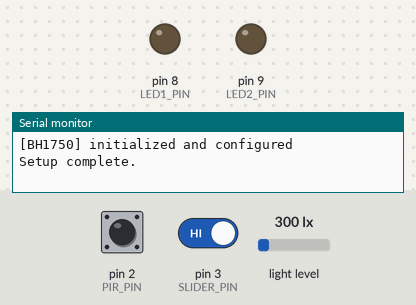
A sketch run on a simulated Arduino Uno, built with avr-gcc and run on an emulated ATmega328P. Shown: output pins drawn as LEDs (lit = HIGH), the last lines printed to the serial monitor. The inputs (shaded band) are chosen by the test bench; at power-on: pin 3 (SLIDER_PIN) HIGH, pin 2 (PIR_PIN) HIGH, light level 300 lx.

Above: at 1.2 s.
1.3 s: pin 3 (SLIDER_PIN) driven LOW
At 1.9 s:
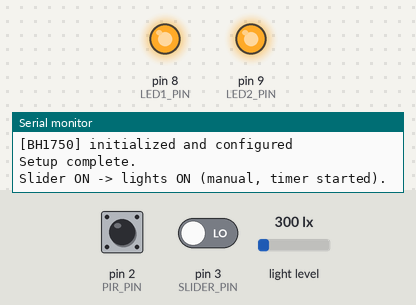
16.2 s: pin 3 (SLIDER_PIN) driven HIGH
31.1 s: pin 2 (PIR_PIN) pulsed LOW 2 times (0.12 s each, 0.3 s apart)
46.0 s: pin 2 (PIR_PIN) driven LOW and pin 3 (SLIDER_PIN) driven LOW
At 51.8 s:
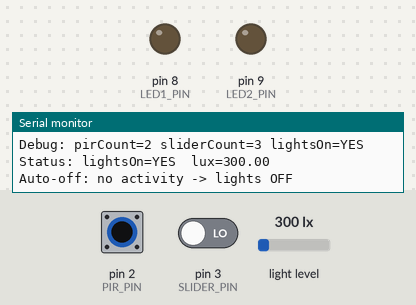
Timing chart, 0 to 53.3 s (numbered marks = the images above; inputs shaded):
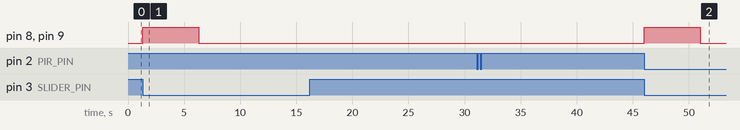

The sketch:

HandlingInterrupts.ino
```cpp
/*
  Task4.1Interrupts - Nano 33 IoT compatible
  PIR on PIR_PIN (interrupt)
  Slider on SLIDER_PIN (interrupt, INPUT_PULLUP)
  BH1750 on I2C (SDA/A4, SCL/A5)
  Two LEDs on LED1_PIN and LED2_PIN
*/

#include <Wire.h>
#include <BH1750.h>

// Pin assignments
const uint8_t PIR_PIN     = 2;
const uint8_t SLIDER_PIN  = 3;
const uint8_t LED1_PIN    = 8;
const uint8_t LED2_PIN    = 9;

// ISR flags and counters
volatile bool pirFlag = false;
volatile bool sliderFlag = false;
volatile unsigned long pirCount = 0;
volatile unsigned long sliderCount = 0;

// Runtime state and timing
bool lightsOn = false;
unsigned long lastActivityMillis = 0;
const unsigned long AUTO_OFF_MS = 5000UL; // auto-off timeout in milliseconds

// Light sensor (BH1750) state and threshold
BH1750 lightMeter;
bool bhReady = false;
const float LUX_THRESHOLD = 50.0;         // threshold below which we consider it dark
const bool ASSUME_DARK_IF_NO_SENSOR = true; // fallback if BH1750 fails

// --- Interrupt Service Routines ---
// Keep ISRs minimal: set a flag and increment a counter.
void pirISR() {
  pirFlag = true;
  pirCount++;
}

void sliderISR() {
  sliderFlag = true;
  sliderCount++;
}

// Helper to switch both LEDs and update state
void setLights(bool on) {
  digitalWrite(LED1_PIN, on ? HIGH : LOW);
  digitalWrite(LED2_PIN, on ? HIGH : LOW);
  lightsOn = on;
}

// Safe BH1750 read wrapper
// Returns lux or -1.0 on error; marks BH1750 as unavailable on read error.
float safeReadLux() {
  if (!bhReady) return -1.0;
  float lux = lightMeter.readLightLevel();
  if (lux < 0) {
    bhReady = false;
    Serial.println("[BH1750] read error - disabling BH1750 until reset");
    return -1.0;
  }
  return lux;
}

void setup() {
  Serial.begin(115200);
  delay(50);

  // LEDs
  pinMode(LED1_PIN, OUTPUT);
  pinMode(LED2_PIN, OUTPUT);
  setLights(false); // ensure lights start OFF

  // Inputs
  pinMode(PIR_PIN, INPUT);
  pinMode(SLIDER_PIN, INPUT_PULLUP); // slider uses internal pull-up; LOW = ON

  // Initialize I2C and BH1750
  Wire.begin();
  if (lightMeter.begin(BH1750::CONTINUOUS_HIGH_RES_MODE)) {
    lightMeter.configure(BH1750::CONTINUOUS_HIGH_RES_MODE);
    bhReady = true;
    Serial.println("[BH1750] initialized and configured");
  } else {
    bhReady = false;
    Serial.println("[BH1750] init failed. Check wiring/power");
  }

  // Attach interrupts: PIR on rising edge, slider on any change
  attachInterrupt(digitalPinToInterrupt(PIR_PIN), pirISR, RISING);
  attachInterrupt(digitalPinToInterrupt(SLIDER_PIN), sliderISR, CHANGE);

  Serial.println("Setup complete.");
  lastActivityMillis = millis();
}

void loop() {
  // Periodic debug print (every 10s)
  static unsigned long lastDebug = 0;
  if (millis() - lastDebug > 10000) {
    lastDebug = millis();
    Serial.print("Debug: pirCount=");
    Serial.print(pirCount);
    Serial.print(" sliderCount=");
    Serial.print(sliderCount);
    Serial.print(" lightsOn=");
    Serial.println(lightsOn ? "YES" : "NO");
  }

  // Handle PIR event signalled by ISR
  if (pirFlag) {
    pirFlag = false;                     // clear flag set in ISR
    float lux = safeReadLux();           // read ambient light (if available)
    if (lux < 0) {
      Serial.println("[BH1750] unavailable at PIR event");
      if (ASSUME_DARK_IF_NO_SENSOR) lux = 0; // optional fallback
    }
    Serial.print("PIR triggered. lux=");
    Serial.println(lux);

    // If it's dark, turn lights on (or reset timer if already on)
    if (lux < LUX_THRESHOLD) {
      lastActivityMillis = millis();
      if (!lightsOn) {
        setLights(true);
        Serial.println("Motion detected — lights ON (dark).");
      } else {
        Serial.println("Motion detected — lights already ON; timer reset.");
      }
    } else {
      Serial.println("Motion detected but ambient light sufficient; no action.");
    }
  }

  // Handle slider event signalled by ISR (with simple debounce)
  if (sliderFlag) {
    sliderFlag = false;
    static unsigned long lastSliderMillis = 0;
    unsigned long now = millis();
    if (now - lastSliderMillis >= 200) { // debounce window
      lastSliderMillis = now;
      int s = digitalRead(SLIDER_PIN);
      if (s == LOW) { // slider ON (INPUT_PULLUP)
        lastActivityMillis = now;
        if (!lightsOn) {
          setLights(true);
          Serial.println("Slider ON -> lights ON (manual, timer started).");
        } else {
          Serial.println("Slider ON -> lights already ON; timer reset.");
        }
      } else {
        Serial.println("Slider OFF -> manual request ended; lights will auto-off when timer expires.");
      }
    } else {
      Serial.println("Slider event ignored (debounce).");
    }
  }

  // Auto-off logic based on last activity timestamp
  if (lightsOn) {
    unsigned long now = millis();
    if ((now - lastActivityMillis) >= AUTO_OFF_MS) {
      setLights(false);
      Serial.println("Auto-off: no activity -> lights OFF");
    }
  }

  // Periodic status print (every 10s)
  static unsigned long lastStatus = 0;
  if (millis() - lastStatus > 10000) {
    lastStatus = millis();
    float lux = safeReadLux();
    Serial.print("Status: lightsOn=");
    Serial.print(lightsOn ? "YES" : "NO");
    Serial.print("  lux=");
    if (lux >= 0) Serial.println(lux);
    else Serial.println("N/A");
  }

  delay(10); // small delay to keep loop responsive but not busy
}
```

Measured:
- after the input at 1.3 s, pin 8 (LED1_PIN), pin 9 (LED2_PIN): LOW → HIGH at once, → LOW 5.0 s later
- after the input at 46.0 s, pin 8 (LED1_PIN), pin 9 (LED2_PIN): LOW → HIGH at once, → LOW 5.0 s later
